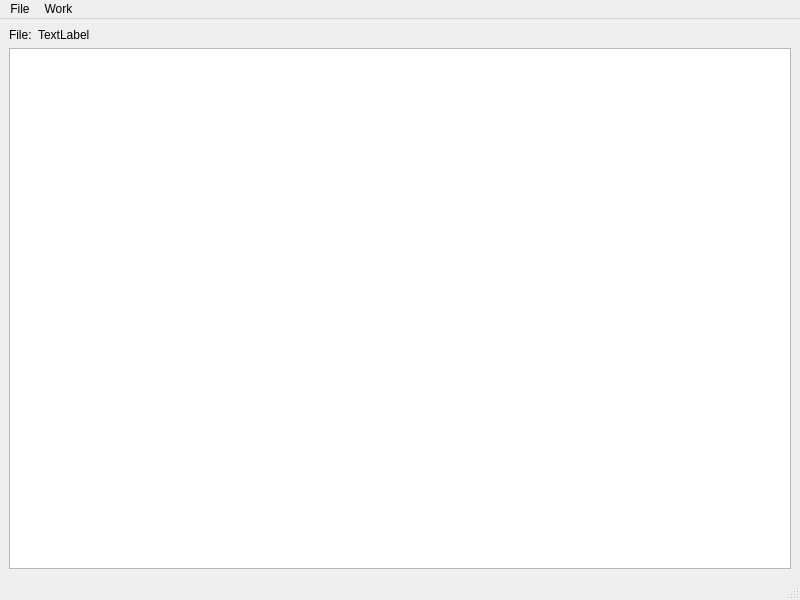
<?xml version="1.0" encoding="UTF-8"?>
<ui version="4.0">
 <class>MainWindow</class>
 <widget class="QMainWindow" name="MainWindow">
  <property name="geometry">
   <rect>
    <x>0</x>
    <y>0</y>
    <width>800</width>
    <height>600</height>
   </rect>
  </property>
  <property name="windowTitle">
   <string>MainWindow</string>
  </property>
  <widget class="QWidget" name="centralwidget">
   <layout class="QVBoxLayout" name="verticalLayout">
    <item>
     <layout class="QHBoxLayout" name="horizontalLayout" stretch="0,1">
      <item>
       <widget class="QLabel" name="label">
        <property name="text">
         <string>File:</string>
        </property>
       </widget>
      </item>
      <item>
       <widget class="QLabel" name="label_FileName">
        <property name="text">
         <string>TextLabel</string>
        </property>
       </widget>
      </item>
     </layout>
    </item>
    <item>
     <widget class="QTextEdit" name="textEdit"/>
    </item>
   </layout>
  </widget>
  <widget class="QMenuBar" name="menubar">
   <property name="geometry">
    <rect>
     <x>0</x>
     <y>0</y>
     <width>800</width>
     <height>21</height>
    </rect>
   </property>
   <widget class="QMenu" name="menuFile">
    <property name="title">
     <string>File</string>
    </property>
    <addaction name="actionOpen"/>
    <addaction name="actionSave"/>
   </widget>
   <widget class="QMenu" name="menuWork">
    <property name="title">
     <string>Work</string>
    </property>
    <addaction name="actionRead_ifc"/>
   </widget>
   <addaction name="menuFile"/>
   <addaction name="menuWork"/>
  </widget>
  <widget class="QStatusBar" name="statusbar"/>
  <action name="actionOpen">
   <property name="text">
    <string>Open</string>
   </property>
  </action>
  <action name="actionRead_ifc">
   <property name="text">
    <string>Read ifc</string>
   </property>
  </action>
  <action name="actionSave">
   <property name="enabled">
    <bool>false</bool>
   </property>
   <property name="text">
    <string>Save</string>
   </property>
  </action>
 </widget>
 <resources/>
 <connections/>
</ui>
